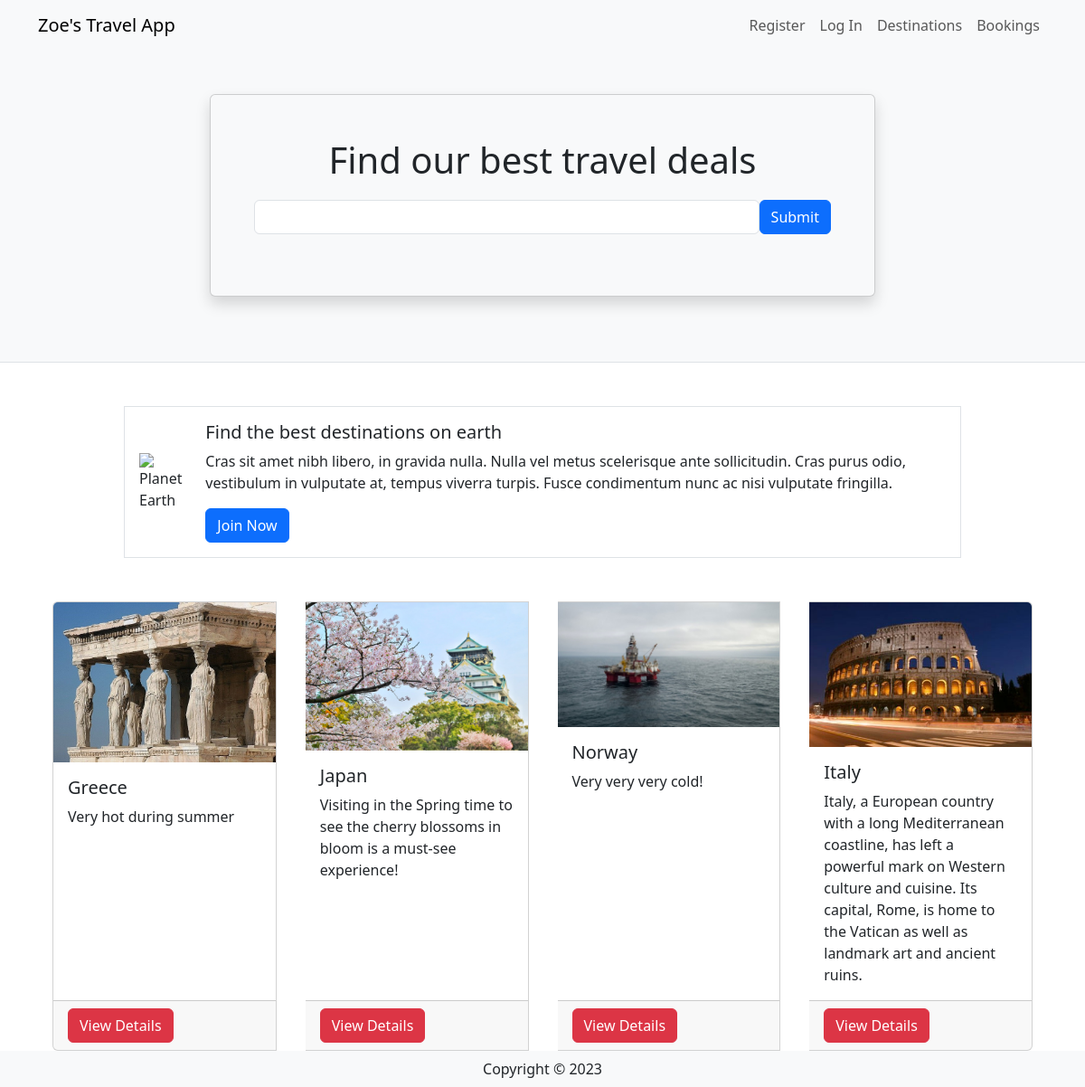
The page / on the database its author committed.
### travel/models.py (models this page shows, shortened)
class Destination(db.Model):
    __tablename__ = 'destinations'
    id = db.Column(db.Integer, primary_key=True)
    name = db.Column(db.String(80))
    description = db.Column(db.String(200))
    image = db.Column(db.String(400))
    currency = db.Column(db.String(3))
    comments = db.relationship('Comment', backref='destination')

### travel/views.py (the view)
@mainbp.route('/')
def index():
    destinations = db.session.scalars(db.select(Destination)).all()
    return render_template('index.html', destinations=destinations)

### travel/templates/index.html
{% extends 'base.html' %}
{% block header %}
      <div class="container">
         <div class="row justify-content-center mt-5 pb-4">
            <div class="col-md-8">
               <div class="card shadow p-5 mb-5 bg-light">
                  <h1 class="text-center mb-3">Find our best travel deals</h1>
                  <form class="form-inline d-flex flex-nowrap" action="{{url_for('main.search')}}" >
                     <input type="text" name="search" class="form-control flex-grow-1 my-1 mr-sm-2" id="SearchForm">
                     <button type="submit" class="flex-shrink-1 btn btn-primary my-1">Submit</button>
                   </form>
               </div>
            </div>
         </div>
      </div>
{% endblock %}
{% block content %}
      <div class="container">
         <div class="row mt-5 mb-5 justify-content-center">
            <div class="col-md-10">
               <div class="media border p-3 d-flex justify-content-start">
                  <img class="align-self-center me-3" style="max-width:120px"
                     src="https://upload.wikimedia.org/wikipedia/commons/thumb/2/22/Earth_Western_Hemisphere_transparent_background.png/600px-Earth_Western_Hemisphere_transparent_background.png"
                     alt="Planet Earth">
                  <div class="align-self-center media-body">
                     <h5 class="mt-0">Find the best destinations on earth</h5>
                     <p class="d-none d-sm-block">Cras sit amet nibh libero, in gravida nulla. Nulla vel metus
                        scelerisque ante sollicitudin. Cras purus odio, vestibulum in vulputate at, tempus viverra
                        turpis. Fusce condimentum nunc ac nisi vulputate fringilla.</p>
                     <a href="#" class="btn btn-primary">Join Now</a>
                  </div>
               </div>
            </div>
         </div>
         <div class="card-group">
            {% for destination in destinations %}
            <div class="card mx-3">
               <img class="card-img-top"
                  src="{{ destination.image }}" alt="destination picture">
               <div class="card-body">
                  <h5 class="card-title">{{ destination.name }}</h5>
                  <p class="card-text">{{ destination.description }}</p>
               </div>
               <div class="card-footer"><a href="{{ url_for('destination.show', id=destination.id) }}" class ="btn btn-danger"> View Details </a></div>
            </div>
            {% endfor %}
         </div>
      </div>
{% endblock %}

### travel/templates/base.html (shortened to what this page needs)
<html>
<head>
   <link href="https://cdn.jsdelivr.net/npm/bootstrap@5.3.2/dist/css/bootstrap.min.css" rel="stylesheet"
>
</head>
<body>
   <header class="bg-light border-bottom">
      <nav class="navbar navbar-expand-lg navbar-light bg-light">
         <div class="container">
            <a href="/" class="navbar-brand">Zoe's Travel App</a>
            <div class="collapse navbar-collapse justify-content-end" id="navbarSupportedContent">
               <div class="navbar-nav ml-auto">
                  {% if current_user.is_authenticated %}
                  <a class="nav-item nav-link disabled text-muted" href="#">Welcome {{current_user.name}}</a>
                  <a class="nav-item nav-link" href="{{ url_for('auth.logout') }}">Log Out</a>
                  {% else %}
                  <a class="nav-item nav-link" href="{{ url_for('auth.register') }}">Register</a>
                  <a class="nav-item nav-link" href="{{ url_for('auth.login') }}">Log In</a>
                  {% endif %}
                  <a class="nav-item nav-link" href="{{ url_for('destination.create') }}">Destinations</a>
                  <a class="nav-item nav-link" href="#">Bookings</a>
               </div>
            </div>
         </div>
      </nav>
      {% block header %}
      {% endblock %}
   </header>
   {% block content %}
   {% endblock %}
   <footer class="footer">
      <div class="text-center py-2 bg-light">
         <span class="text-dark">Copyright &copy; {{ year }}</span>
      </div>
   </footer>
</body>
</html>

### rows shown on the page
Destination: image (picture), name "Greece", description "Very hot during summer"
Destination: image (picture), name "Japan", description "Visiting in the Spring time to see the cherry blossoms in bloom is a must-see experience!"
Destination: image (picture), name "Norway", description "Very very very cold!"
Destination: image (picture), name "Italy", description "Italy, a European country with a long Mediterranean coastline, has left a powerful mark on Western culture and cuisine. Its capital, Rome, is home to the Vatican as well as landmark art and ancient ruins."
